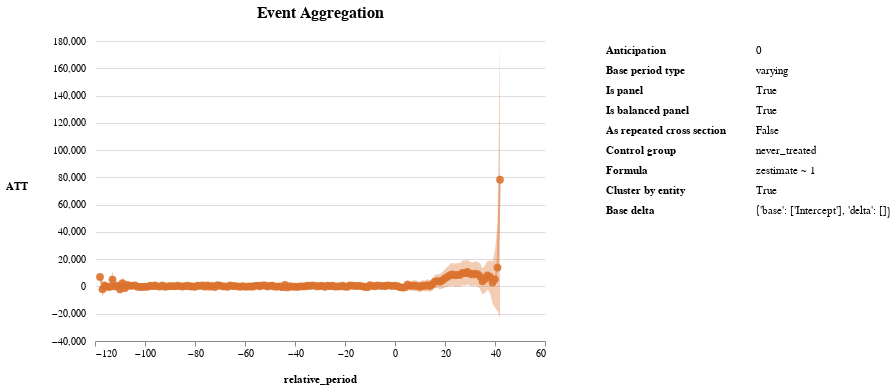

The notebook cell this image was saved under:
### Code cell
att_gt.plot('event')

### Figure 1 — Vega-Lite specification as saved in the notebook (floating-point values rounded to 4 significant figures; data arrays with more than 128 entries replaced by an {"elided": "..."} marker saying what was removed)
{"config": {"view": {"continuousWidth": 400, "continuousHeight": 300, "strokeWidth": 0}, "axis": {}, "axisX": {"grid": false, "labelAngle": 0, "labelSeparation": 1, "titlePadding": 15}, "axisY": {"domain": false, "labelAngle": 0, "labelPadding": 10, "ticks": false, "titleAngle": 0, "titlePadding": 35}, "header": {}, "title": {"fontSize": 16, "offset": 15, "subtitleFontSize": 13, "subtitlePadding": 7}}, "hconcat": [{"concat": [{"layer": [{"mark": {"type": "point", "filled": true, "size": 60}, "encoding": {"color": {"value": "#DA722E"}, "opacity": {"value": 0.9}, "shape": {}, "size": {}, "tooltip": [{"field": "ATT", "type": "quantitative"}], "x": {"field": "relative_period", "scale": {"zero": false}, "sort": null, "title": "relative_period", "type": "quantitative"}, "y": {"field": "ATT", "title": "ATT", "type": "quantitative"}}, "height": 300, "selection": {"selector003": {"type": "interval", "bind": "scales", "encodings": ["x", "y"]}}, "title": {"text": "Event Aggregation", "subtitle": ""}, "width": 450}, {"mark": {"type": "line", "strokeOpacity": 0.5, "strokeWidth": 2}, "encoding": {"color": {"value": "#DA722E"}, "opacity": {"value": 0.9}, "strokeDash": {}, "x": {"field": "relative_period", "scale": {"zero": false}, "sort": null, "title": "relative_period", "type": "quantitative"}, "y": {"field": "ATT", "title": "ATT", "type": "quantitative"}}, "height": 300, "title": {"text": "Event Aggregation", "subtitle": ""}, "width": 450}, {"mark": "area", "encoding": {"color": {"value": "#DA722E"}, "opacity": {"value": 0.36}, "x": {"field": "relative_period", "scale": {"zero": false}, "sort": null, "title": "relative_period", "type": "quantitative"}, "y": {"field": "lower", "type": "quantitative"}, "y2": {"field": "upper"}}, "height": 300, "title": {"text": "Event Aggregation", "subtitle": ""}, "width": 450}], "resolve": {"scale": {"color": "independent", "shape": "independent", "strokeDash": "independent"}}}], "data": {"name": "data-7b60d8373322ffa4b40cc0dda41aa0c8"}}, {"hconcat": [{"mark": {"type": "text", "align": "left", "fontWeight": "bold"}, "encoding": {"text": {"field": "name", "type": "nominal"}, "y": {"axis": null, "field": "row_number", "type": "ordinal"}}, "transform": [{"window": [{"op": "row_number", "field": "", "as": "row_number"}]}]}, {"mark": {"type": "text", "align": "left"}, "encoding": {"text": {"field": "info", "type": "nominal"}, "y": {"axis": null, "field": "row_number", "type": "ordinal"}}, "transform": [{"window": [{"op": "row_number", "field": "", "as": "row_number"}]}]}], "data": {"name": "data-0311e2ad8e023817bea68da3e7e316b2"}}], "spacing": 50, "$schema": "https://vega.github.io/schema/vega-lite/v4.17.0.json", "datasets": {"data-7b60d8373322ffa4b40cc0dda41aa0c8": {"elided": "161 records"}, "data-0311e2ad8e023817bea68da3e7e316b2": [{"name": "Anticipation", "info": "0"}, {"name": "Base period type", "info": "varying"}, {"name": "Is panel", "info": "True"}, {"name": "Is balanced panel", "info": "True"}, {"name": "As repeated cross section", "info": "False"}, {"name": "Control group", "info": "never_treated"}, {"name": "Formula", "info": "zestimate ~ 1"}, {"name": "Cluster by entity", "info": "True"}, {"name": "Base delta", "info": "{'base': ['Intercept'], 'delta': []}"}]}}
